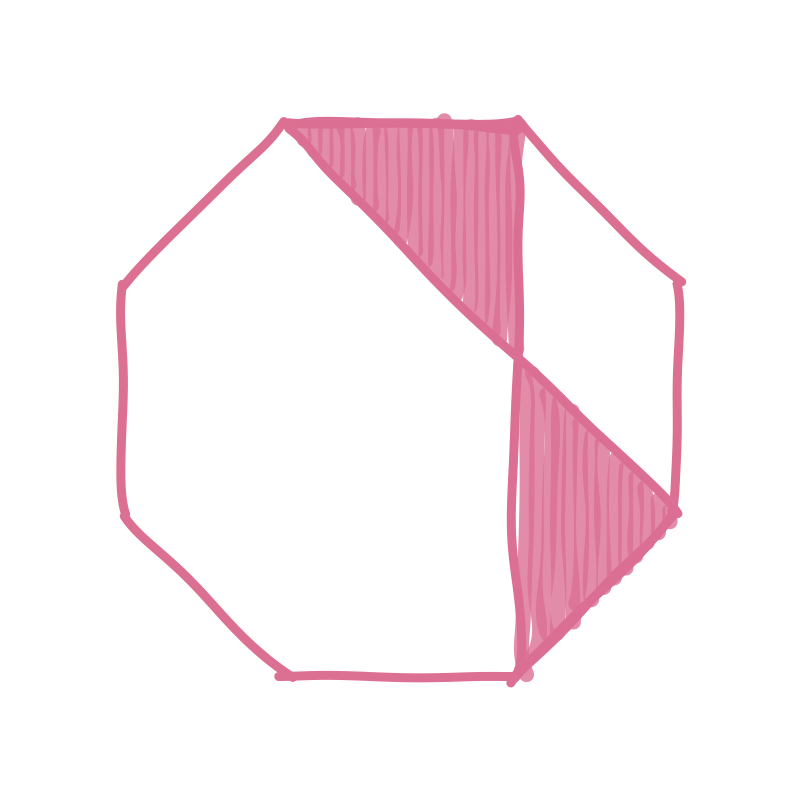

Recreate this plot in Python.
from handd import HDD
import cairo

W = H = 800

img = cairo.ImageSurface(cairo.FORMAT_ARGB32, W, H)
calque = HDD(img)
ctx = calque.ctx

ctx.set_source_rgb(1, 1, 1)
ctx.rectangle(0, 0, W, H)
ctx.fill()

color = (219, 112, 147)
normalized_color = [c / 255 for c in color]

ctx.set_line_width(9)
ctx.set_source_rgb(*normalized_color)
poly, bb = calque.regular_polygon_hdd((W / 2, H / 2, 300), 8, - 360 / 16)
points = poly[1:3] + poly[6:8][::-1]
poly, bb = calque.polygon_hdd(points)
ctx.stroke()
ctx.set_line_width(15)
ctx.set_source_rgba(*normalized_color, .8)
calque.hatch_hdd(poly, bb, nb=50, angle=90)
ctx.stroke()
img.write_to_png("catriona17.png")
